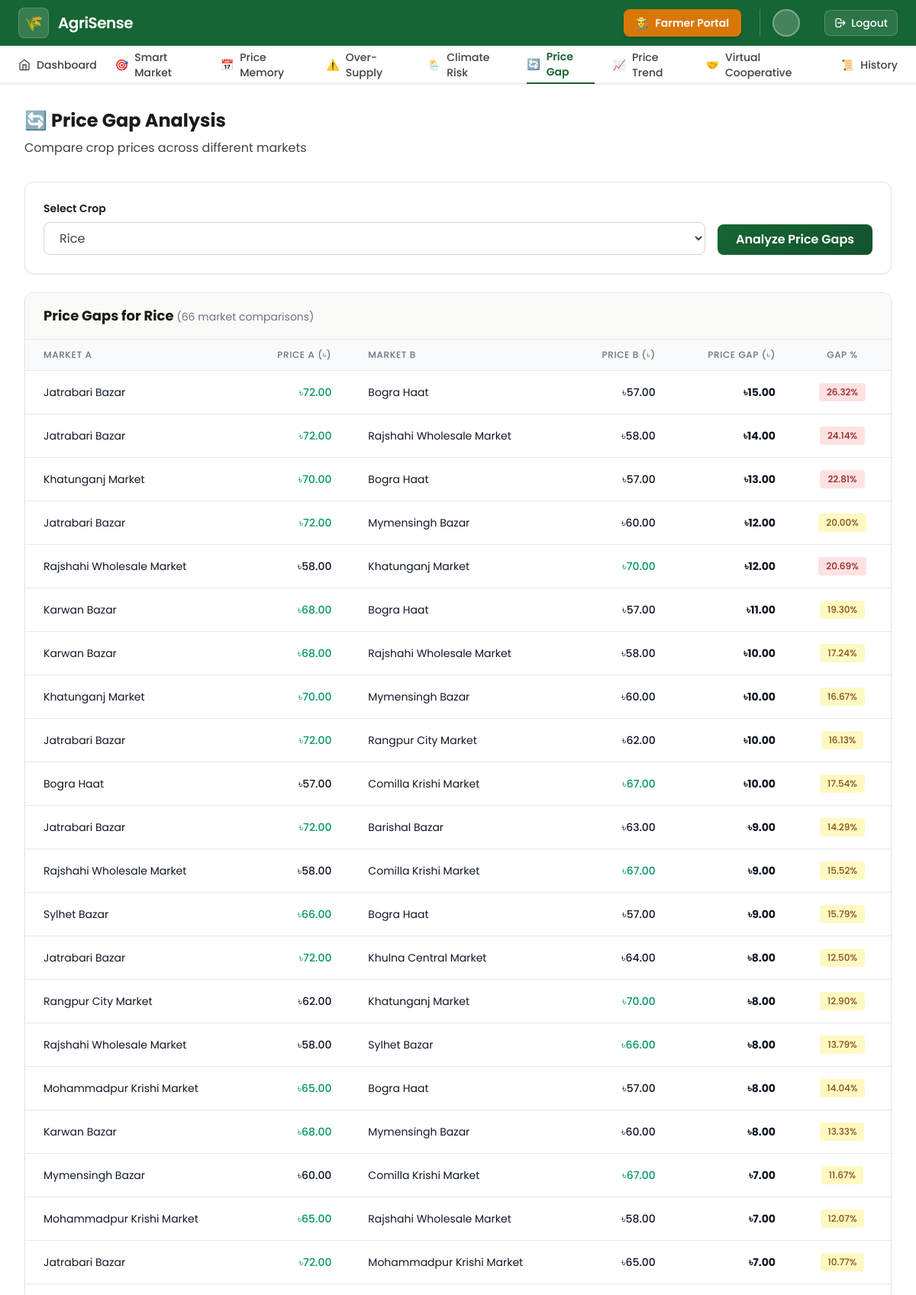
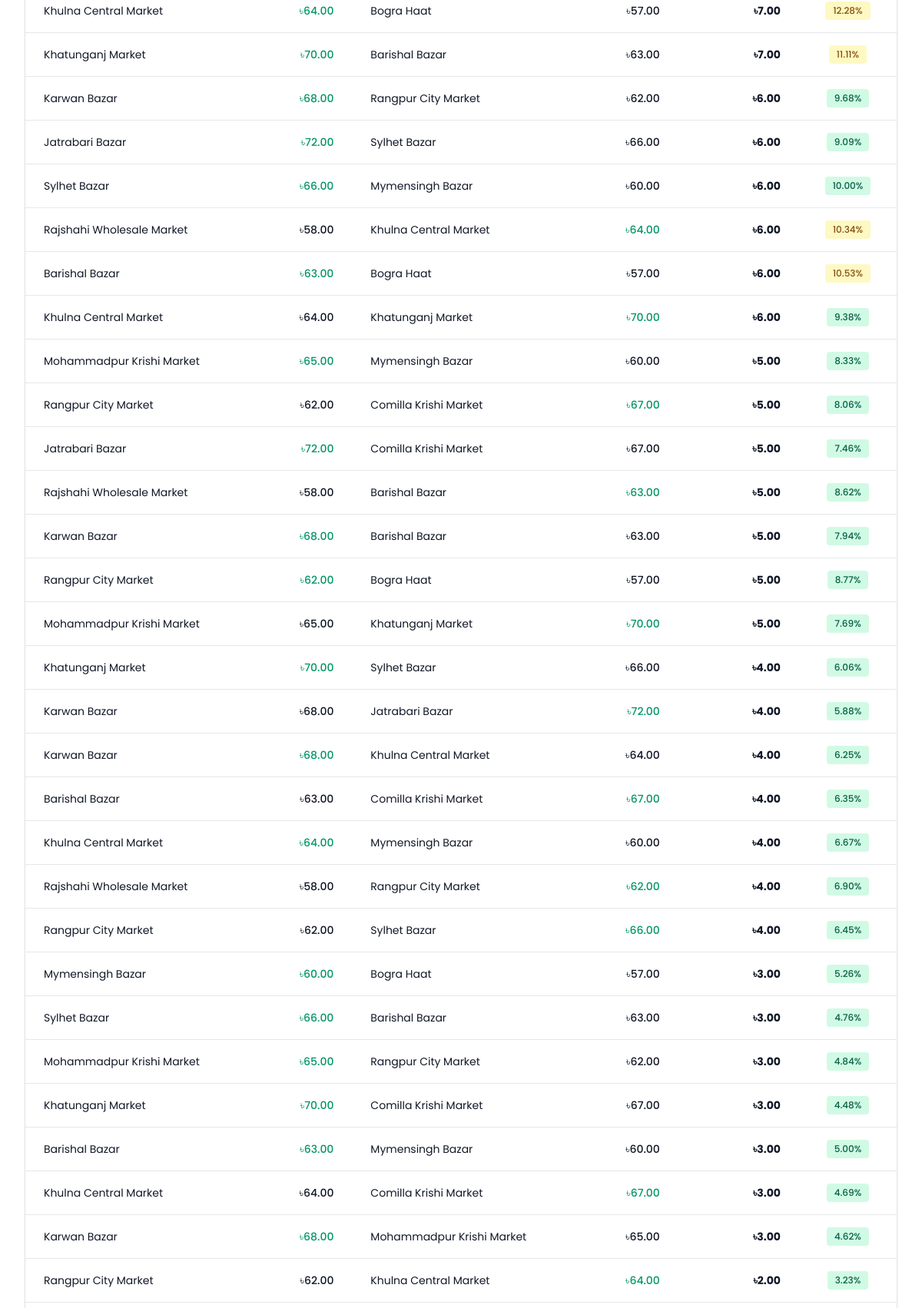
Page /pages/market_price_gap.php?crop_id=1 (signed in, upper part) on the committed database (2 pictures, top to bottom).
### tables this page shows
CREATE TABLE IF NOT EXISTS crops (
    crop_id INT PRIMARY KEY AUTO_INCREMENT,
    crop_name VARCHAR(100) NOT NULL,
    category ENUM('grain', 'vegetable', 'fruit', 'pulse', 'oilseed', 'spice') NOT NULL,
    unit VARCHAR(20) DEFAULT 'kg',
    created_at TIMESTAMP DEFAULT CURRENT_TIMESTAMP
);

CREATE TABLE IF NOT EXISTS market_prices (
    price_id INT PRIMARY KEY AUTO_INCREMENT,
    crop_id INT NOT NULL,
    market_id INT NOT NULL,
    current_price DECIMAL(10,2) NOT NULL,
    min_price DECIMAL(10,2),
    max_price DECIMAL(10,2),
    price_date DATE NOT NULL,
    updated_at TIMESTAMP DEFAULT CURRENT_TIMESTAMP,
    FOREIGN KEY (crop_id) REFERENCES crops(crop_id),
    FOREIGN KEY (market_id) REFERENCES markets(market_id)
);

CREATE TABLE IF NOT EXISTS markets (
    market_id INT PRIMARY KEY AUTO_INCREMENT,
    market_name VARCHAR(150) NOT NULL,
    region_id INT NOT NULL,
    location VARCHAR(200),
    market_type ENUM('wholesale', 'retail', 'both') DEFAULT 'wholesale',
    created_at TIMESTAMP DEFAULT CURRENT_TIMESTAMP,
    FOREIGN KEY (region_id) REFERENCES regions(region_id)
);

### db/connection.php (called while the page is built, shortened)
<?php
function getConnection() {
    try {
        $dsn = "mysql:host=" . DB_HOST . ";dbname=" . DB_NAME . ";charset=utf8mb4";
        $options = [
            PDO::ATTR_ERRMODE            => PDO::ERRMODE_EXCEPTION,
            PDO::ATTR_DEFAULT_FETCH_MODE => PDO::FETCH_ASSOC,
            PDO::ATTR_EMULATE_PREPARES   => false,
        ];
        $pdo = new PDO($dsn, DB_USER, DB_PASS, $options);
        return $pdo;
    } catch (PDOException $e) {
        error_log("Database Connection Error: " . $e->getMessage());
        return null;
    }
}
function executeQuery($sql, $params = []) {
    $pdo = getConnection();
    try {
        $stmt = $pdo->prepare($sql);
        $stmt->execute($params);
        return $stmt->fetchAll();
    } catch (PDOException $e) {
        error_log("Query Error: " . $e->getMessage());
        return false;
    }
}
function getAllCrops() {
    $sql = "SELECT crop_id, crop_name, category FROM crops ORDER BY crop_name";
    return executeQuery($sql);
}
?>

### pages/market_price_gap.php (the view, shortened to what this page needs)
<?php
require_once __DIR__ . '/../db/connection.php';
$results = [];
$selectedCrop = null;
$cropName = '';
$crops = getAllCrops();
if ($_SERVER['REQUEST_METHOD'] === 'POST' || isset($_GET['crop_id'])) {
    $selectedCrop = isset($_POST['crop_id']) ? (int) $_POST['crop_id'] :
        (isset($_GET['crop_id']) ? (int) $_GET['crop_id'] : null);
    if ($selectedCrop) {
        $sql = "
            SELECT
                c.crop_name,
                ma.market_name AS market_a_name,
                mp_a.current_price AS market_a_price,
                mb.market_name AS market_b_name,
                mp_b.current_price AS market_b_price,
                ABS(mp_a.current_price - mp_b.current_price) AS price_gap,
                ROUND(
                    (ABS(mp_a.current_price - mp_b.current_price) /
                     LEAST(mp_a.current_price, mp_b.current_price)) * 100,
                    2
                ) AS gap_percentage,
                CASE
                    WHEN mp_a.current_price > mp_b.current_price THEN 'Market A Higher'
                    WHEN mp_a.current_price < mp_b.current_price THEN 'Market B Higher'
                    ELSE 'Equal'
                END AS price_comparison
            FROM
                market_prices mp_a
                JOIN market_prices mp_b
                    ON mp_a.crop_id = mp_b.crop_id
                    AND mp_a.market_id < mp_b.market_id
                JOIN crops c ON mp_a.crop_id = c.crop_id
                JOIN markets ma ON mp_a.market_id = ma.market_id
                JOIN markets mb ON mp_b.market_id = mb.market_id
            WHERE
                mp_a.crop_id = :crop_id
            ORDER BY
                ABS(mp_a.current_price - mp_b.current_price) DESC
        ";
        $pdo = getConnection();
        if ($pdo) {
            try {
                $stmt = $pdo->prepare($sql);
                $stmt->execute(['crop_id' => $selectedCrop]);
                $results = $stmt->fetchAll();
                $cropStmt = $pdo->prepare("SELECT crop_name FROM crops WHERE crop_id = :crop_id");
                $cropStmt->execute(['crop_id' => $selectedCrop]);
                $cropData = $cropStmt->fetch();
                $cropName = $cropData ? $cropData['crop_name'] : '';
            } catch (PDOException $e) {
                $error = "Query Error: " . $e->getMessage();
            }
        } else {
            $error = "Database connection failed.";
        }
    } else {
        $error = "Please select a crop to analyze.";
    }
}
?>
<?php include __DIR__ . '/../dashboard/partials/header.php'; ?>
    <main class="max-w-7xl mx-auto px-4 sm:px-6 lg:px-8 py-8">
        <div class="mb-8">
            <h1 class="text-2xl font-bold text-heading mb-2">🔄 Price Gap Analysis</h1>
            <p class="text-body">Compare crop prices across different markets</p>
        </div>
        <div class="glass-card rounded-xl p-6 mb-6">
            <form method="POST" class="flex flex-col sm:flex-row items-start sm:items-end gap-4">
                <div class="flex-1">
                    <label for="crop_id" class="block text-sm font-semibold text-heading mb-2">
                        Select Crop
                    </label>
                    <select id="crop_id" name="crop_id" required
                        class="w-full px-4 py-2 border border-border-strong rounded-lg focus:outline-none focus:ring-2 focus:ring-primary focus:border-transparent bg-white text-body">
                        <?php foreach ($crops as $crop): ?>
                            <option value="<?= $crop['crop_id'] ?>" <?= $selectedCrop == $crop['crop_id'] ? 'selected' : '' ?>>
                                <?= htmlspecialchars($crop['crop_name']) ?>
                            </option>
                        <?php endforeach; ?>
                    </select>
                </div>
                <button type="submit"
                    class="px-6 py-2 btn-primary rounded-lg">
                    Analyze Price Gaps
                </button>
            </form>
        </div>
        <?php if (!empty($results)): ?>
            <div class="glass-card rounded-xl overflow-hidden">
                <div class="px-6 py-4 border-b border-border bg-background-alt">
                    <h2 class="text-lg font-bold text-heading">
                        Price Gaps for <?= htmlspecialchars($cropName) ?>
                        <span class="text-sm font-normal text-gray-500">
                            (<?= count($results) ?> market comparisons)
                        </span>
                    </h2>
                </div>
                <div class="overflow-x-auto">
                    <table class="min-w-full divide-y divide-gray-200">
                        <thead class="bg-gray-50">
                            <tr>
                                <th class="px-6 py-3 text-left text-xs font-medium text-gray-500 uppercase tracking-wider">Market A</th>
                                <th class="px-6 py-3 text-right text-xs font-medium text-gray-500 uppercase tracking-wider">Price A (৳)</th>
                                <th class="px-6 py-3 text-left text-xs font-medium text-gray-500 uppercase tracking-wider">Market B</th>
                                <th class="px-6 py-3 text-right text-xs font-medium text-gray-500 uppercase tracking-wider">Price B (৳)</th>
                                <th class="px-6 py-3 text-right text-xs font-medium text-gray-500 uppercase tracking-wider">Price Gap (৳)</th>
                                <th class="px-6 py-3 text-center text-xs font-medium text-gray-500 uppercase tracking-wider">Gap %</th>
                            </tr>
                        </thead>
                        <tbody class="divide-y divide-gray-200">
                            <?php foreach ($results as $row): ?>
                                <tr class="hover:bg-gray-50">
                                    <td class="px-6 py-4 whitespace-nowrap text-sm text-gray-900">
                                        <?= htmlspecialchars($row['market_a_name']) ?>
                                    </td>
                                    <td class="px-6 py-4 whitespace-nowrap text-sm text-right font-medium <?= $row['price_comparison'] === 'Market A Higher' ? 'text-emerald-600' : 'text-gray-900' ?>">
                                        ৳<?= number_format($row['market_a_price'], 2) ?>
                                    </td>
                                    <td class="px-6 py-4 whitespace-nowrap text-sm text-gray-900">
                                        <?= htmlspecialchars($row['market_b_name']) ?>
                                    </td>
                                    <td class="px-6 py-4 whitespace-nowrap text-sm text-right font-medium <?= $row['price_comparison'] === 'Market B Higher' ? 'text-emerald-600' : 'text-gray-900' ?>">
                                        ৳<?= number_format($row['market_b_price'], 2) ?>
                                    </td>
                                    <td class="px-6 py-4 whitespace-nowrap text-sm text-right font-bold text-gray-900">
                                        ৳<?= number_format($row['price_gap'], 2) ?>
                                    </td>
                                    <td class="px-6 py-4 whitespace-nowrap text-sm text-center">
                                        <?php
                                        $gap = $row['gap_percentage'];
                                        $badgeClass = $gap > 20 ? 'bg-red-100 text-red-800' :
                                                     ($gap > 10 ? 'bg-yellow-100 text-yellow-800' : 'bg-emerald-100 text-emerald-800');
                                        ?>
                                        <span class="inline-flex items-center px-2.5 py-1 rounded text-xs font-medium <?= $badgeClass ?>">
                                            <?= $gap ?>%
                                        </span>
                                    </td>
                                </tr>
                            <?php endforeach; ?>
                        </tbody>
                    </table>
                </div>
            </div>
        <?php endif; ?>
    </main>
<?php include __DIR__ . '/../dashboard/partials/footer.php'; ?>

### dashboard/partials/header.php (style rules this page uses)
body { font-family: 'Poppins', sans-serif; }

### pages/market_price_gap.php (style rules this page uses)
.glass-card { background: #FFFFFF; border: 1px solid #E7E5E4; box-shadow: 0 1px 3px rgba(0, 0, 0, 0.08); }
.btn-primary { background: linear-gradient(135deg, #166534 0%, #14532d 100%); color: white; font-weight: 600; transition: all 0.3s ease; }
.text-heading { color: #1C1917; }
.text-body { color: #44403C; }

### rows in the picture
crops: crop_name "Rice"
market_prices: market.market_name "Jatrabari Bazar", current_price "72.00", markets.market_name "Bogra Haat", market_prices.current_price "57.00", price_gap "15.00", gap "26.32", markets.market_name "Rajshahi Wholesale Market", market_prices.current_price "58.00", price_gap "14.00", gap "24.14", markets.market_name "Mymensingh Bazar", market_prices.current_price "60.00", price_gap "12.00", gap "20.00", markets.market_name "Rangpur City Market", market_prices.current_price "62.00", price_gap "10.00", gap "16.13", markets.market_name "Barishal Bazar", market_prices.current_price "63.00", price_gap "9.00", gap "14.29", markets.market_name "Khulna Central Market", market_prices.current_price "64.00", price_gap "8.00", gap "12.50", markets.market_name "Mohammadpur Krishi Market", market_prices.current_price "65.00", price_gap "7.00", gap "10.77", markets.market_name "Sylhet Bazar", market_prices.current_price "66.00", price_gap "6.00", gap "9.09", markets.market_name "Comilla Krishi Market", market_prices.current_price "67.00", price_gap "5.00", gap "7.46"
market_prices: market.market_name "Khatunganj Market", current_price "70.00", markets.market_name "Bogra Haat", market_prices.current_price "57.00", price_gap "13.00", gap "22.81", markets.market_name "Mymensingh Bazar", market_prices.current_price "60.00", price_gap "10.00", gap "16.67", markets.market_name "Barishal Bazar", market_prices.current_price "63.00", price_gap "7.00", gap "11.11", markets.market_name "Sylhet Bazar", market_prices.current_price "66.00", price_gap "4.00", gap "6.06", markets.market_name "Comilla Krishi Market", market_prices.current_price "67.00", price_gap "3.00", gap "4.48"
market_prices: market.market_name "Rajshahi Wholesale Market", current_price "58.00", markets.market_name "Khatunganj Market", market_prices.current_price "70.00", price_gap "12.00", gap "20.69", markets.market_name "Comilla Krishi Market", market_prices.current_price "67.00", price_gap "9.00", gap "15.52", markets.market_name "Sylhet Bazar", market_prices.current_price "66.00", price_gap "8.00", gap "13.79", markets.market_name "Khulna Central Market", market_prices.current_price "64.00", price_gap "6.00", gap "10.34", markets.market_name "Barishal Bazar", market_prices.current_price "63.00", price_gap "5.00", gap "8.62", markets.market_name "Rangpur City Market", market_prices.current_price "62.00", price_gap "4.00", gap "6.90"
market_prices: market.market_name "Karwan Bazar", current_price "68.00", markets.market_name "Bogra Haat", market_prices.current_price "57.00", price_gap "11.00", gap "19.30", markets.market_name "Rajshahi Wholesale Market", market_prices.current_price "58.00", price_gap "10.00", gap "17.24", markets.market_name "Mymensingh Bazar", market_prices.current_price "60.00", price_gap "8.00", gap "13.33", markets.market_name "Rangpur City Market", market_prices.current_price "62.00", price_gap "6.00", gap "9.68", markets.market_name "Barishal Bazar", market_prices.current_price "63.00", price_gap "5.00", gap "7.94", markets.market_name "Jatrabari Bazar", market_prices.current_price "72.00", price_gap "4.00", gap "5.88", markets.market_name "Khulna Central Market", market_prices.current_price "64.00", gap "6.25", markets.market_name "Mohammadpur Krishi Market", market_prices.current_price "65.00", price_gap "3.00", gap "4.62"
market_prices: market.market_name "Bogra Haat", current_price "57.00", markets.market_name "Comilla Krishi Market", market_prices.current_price "67.00", price_gap "10.00", gap "17.54"
market_prices: market.market_name "Sylhet Bazar", current_price "66.00", markets.market_name "Bogra Haat", market_prices.current_price "57.00", price_gap "9.00", gap "15.79", markets.market_name "Mymensingh Bazar", market_prices.current_price "60.00", price_gap "6.00", gap "10.00", markets.market_name "Barishal Bazar", market_prices.current_price "63.00", price_gap "3.00", gap "4.76"
market_prices: market.market_name "Rangpur City Market", current_price "62.00", markets.market_name "Khatunganj Market", market_prices.current_price "70.00", price_gap "8.00", gap "12.90", markets.market_name "Comilla Krishi Market", market_prices.current_price "67.00", price_gap "5.00", gap "8.06", markets.market_name "Bogra Haat", market_prices.current_price "57.00", gap "8.77", markets.market_name "Sylhet Bazar", market_prices.current_price "66.00", price_gap "4.00", gap "6.45", markets.market_name "Khulna Central Market", market_prices.current_price "64.00", price_gap "2.00", gap "3.23"
market_prices: market.market_name "Mohammadpur Krishi Market", current_price "65.00", markets.market_name "Bogra Haat", market_prices.current_price "57.00", price_gap "8.00", gap "14.04", markets.market_name "Rajshahi Wholesale Market", market_prices.current_price "58.00", price_gap "7.00", gap "12.07", markets.market_name "Mymensingh Bazar", market_prices.current_price "60.00", price_gap "5.00", gap "8.33", markets.market_name "Khatunganj Market", market_prices.current_price "70.00", gap "7.69", markets.market_name "Rangpur City Market", market_prices.current_price "62.00", price_gap "3.00", gap "4.84"
market_prices: market.market_name "Mymensingh Bazar", current_price "60.00", markets.market_name "Comilla Krishi Market", market_prices.current_price "67.00", price_gap "7.00", gap "11.67", markets.market_name "Bogra Haat", market_prices.current_price "57.00", price_gap "3.00", gap "5.26"
market_prices: market.market_name "Khulna Central Market", current_price "64.00", markets.market_name "Bogra Haat", market_prices.current_price "57.00", price_gap "7.00", gap "12.28", markets.market_name "Khatunganj Market", market_prices.current_price "70.00", price_gap "6.00", gap "9.38", markets.market_name "Mymensingh Bazar", market_prices.current_price "60.00", price_gap "4.00", gap "6.67", markets.market_name "Comilla Krishi Market", market_prices.current_price "67.00", price_gap "3.00", gap "4.69"
market_prices: market.market_name "Barishal Bazar", current_price "63.00", markets.market_name "Bogra Haat", market_prices.current_price "57.00", price_gap "6.00", gap "10.53", markets.market_name "Comilla Krishi Market", market_prices.current_price "67.00", price_gap "4.00", gap "6.35", markets.market_name "Mymensingh Bazar", market_prices.current_price "60.00", price_gap "3.00", gap "5.00"

### other values in the picture
count($results) "66"
form field crop_id "Rice"
